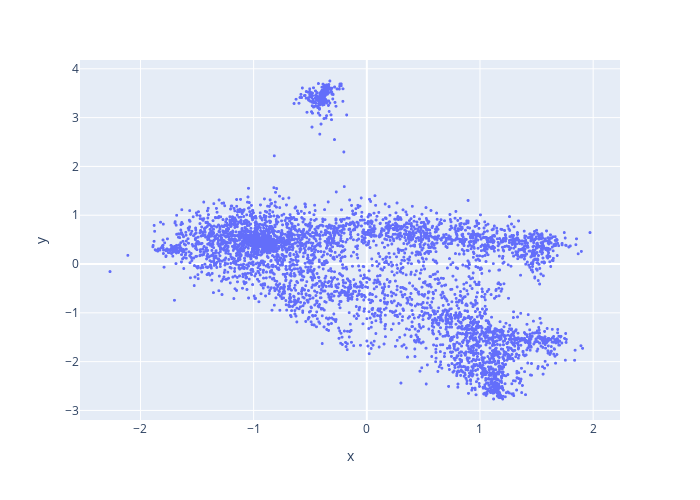

The notebook cell this image was saved under:
### Code cell
fig = px.scatter(x=data[:, 0], y=data[:, 1], width=700, height=500)
fig.update_traces(marker=dict(size=3))
fig.show()

### Figure 1 — Plotly figure (JSON) as saved in the notebook; plotly's stock layout.template omitted (floating-point values rounded to 4 significant figures; data arrays with more than 128 entries replaced by an {"elided": "..."} marker saying what was removed)
{"data": [{"hovertemplate": "x=%{x}<br>y=%{y}<extra></extra>", "legendgroup": "", "marker": {"color": "#636efa", "size": 3, "symbol": "circle"}, "mode": "markers", "name": "", "showlegend": false, "type": "scattergl", "x": {"elided": "5000 float values"}, "xaxis": "x", "y": {"elided": "5000 float values"}, "yaxis": "y"}], "layout": {"height": 500, "legend": {"tracegroupgap": 0}, "margin": {"t": 60}, "width": 700, "xaxis": {"anchor": "y", "autorange": true, "domain": [0, 1], "range": [-2.534, 2.237], "title": {"text": "x"}, "type": "linear"}, "yaxis": {"anchor": "x", "autorange": true, "domain": [0, 1], "range": [-3.196, 4.18], "title": {"text": "y"}, "type": "linear"}}}
